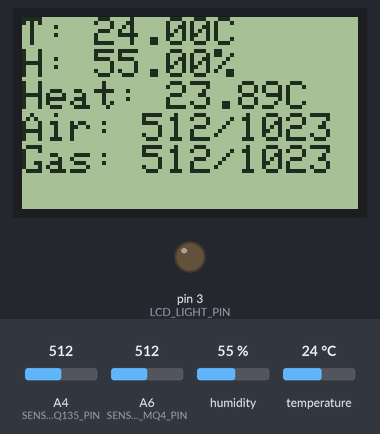
Recording of a sketch running on a simulated Arduino Nano, built with avr-gcc and run on an emulated ATmega328P. Shown: 84×48 one-colour display, output pins drawn as LEDs (lit = HIGH). Wiring (inferred from the names in the program): DHT22 sensor: data pin 2. The inputs (shaded band) are chosen by the test bench; at power-on: humidity 55 %, A4 (SENSOR_MQ135_PIN) = 512, A6 (SENSOR_MQ4_PIN) = 512, temperature 24 °C.

Above: at 2.2 s.
2.3 s: humidity set to 22 %
At 3.4 s:
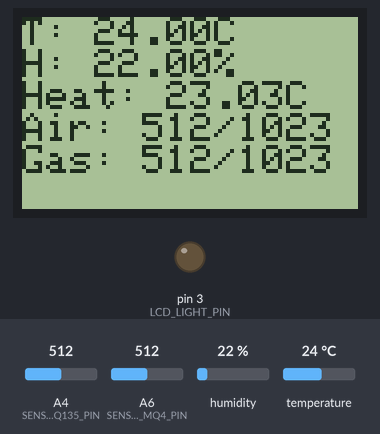
5.0 s: A4 (SENSOR_MQ135_PIN) set to 716
At 5.9 s:
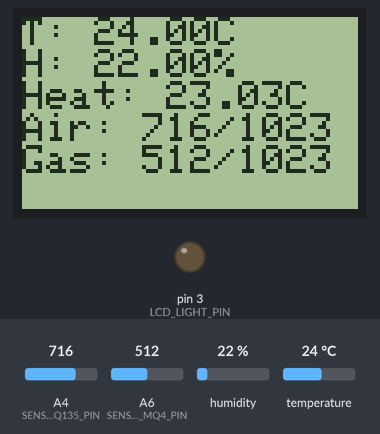
7.7 s: A6 (SENSOR_MQ4_PIN) set to 716
At 9.8 s:
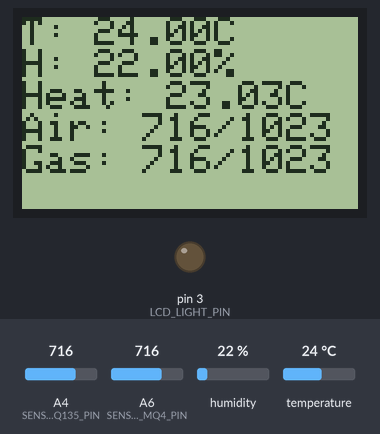
10.6 s: temperature set to 12 °C
At 12.3 s:
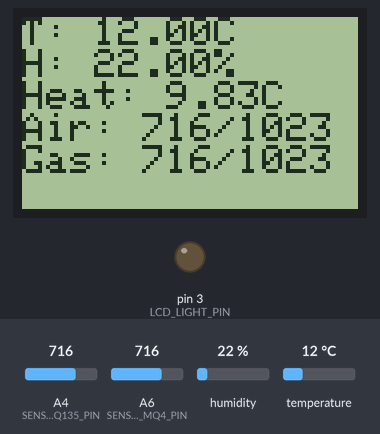
13.3 s: A4 (SENSOR_MQ135_PIN) set to 992
At 16.1 s:
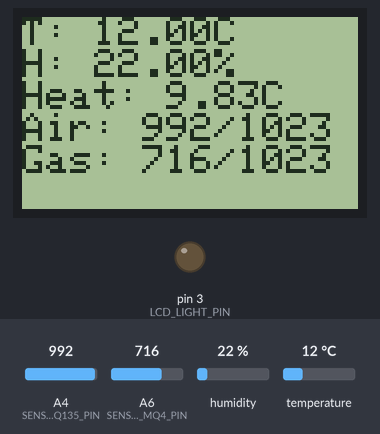
16.7 s: A6 (SENSOR_MQ4_PIN) set to 992
At 18.6 s:
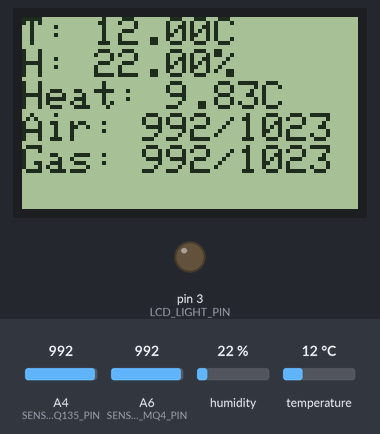
Timing chart, 0 to 20.1 s (numbered marks = the images above; inputs shaded):
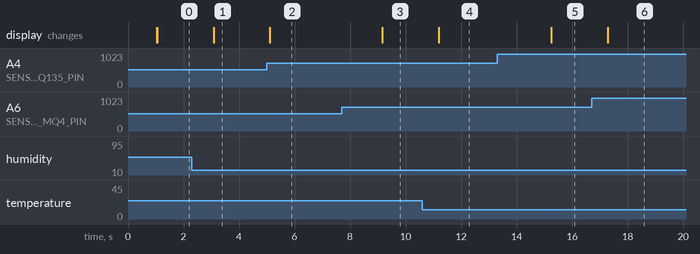

The sketch:

AirQualityInspector.ino
```cpp
#include <SPI.h>
#include <Adafruit_GFX.h>
#include <Adafruit_PCD8544.h>
Adafruit_PCD8544 display = Adafruit_PCD8544(4, 5, 6, 7, 8);
#define LCD_LIGHT_PIN 3

#define SENSOR_MQ135_PIN A4

#define SENSOR_MQ4_PIN A6

#include "DHT.h"
#define DHT22_PIN 2
DHT dht(DHT22_PIN, DHT22);

void setup() {
  // LCD Light control.
  pinMode(LCD_LIGHT_PIN, OUTPUT);
  digitalWrite(LCD_LIGHT_PIN, 0);
  delay(1000);

  // Init LCD.
  display.begin();
  display.setContrast(60);
  display.setTextSize(1);
  display.setTextColor(BLACK);

  // Init DHT22.
  dht.begin();
}

void loop() {
  // Read sensor values.
  int mq135Value = analogRead(SENSOR_MQ135_PIN);

  int mq4Value = analogRead(SENSOR_MQ4_PIN);

  float humidity = dht.readHumidity();
  float temperature = dht.readTemperature();
  float heatIndex = dht.computeHeatIndex(temperature, humidity, false);

  // Display the values.
  display.clearDisplay();

  display.setCursor(0, 0);

  display.print(F("T: "));
  display.print(temperature, 2);
  display.println(F("C  "));

  display.print(F("H: "));
  display.print(humidity, 2);
  display.println(F("%"));

  display.print(F("Heat: "));
  display.print(heatIndex, 2);
  display.println(F("C"));

  display.print(F("Air: "));
  display.print(mq135Value, DEC);
  display.println(F("/1023 "));

  display.print(F("Gas: "));
  display.print(mq4Value, DEC);
  display.println(F("/1023"));

  display.display();
  delay(2000);
}
```

Measured:
- after the input at 2.3 s, the display: changes after 0.78 s (image 1)
- after the input at 5.0 s, the display: changes after 0.11 s (image 2)
- after the input at 7.7 s, the display: changes after 1.5 s (image 3)
- after the input at 10.6 s, the display: changes after 0.59 s (image 4)
- after the input at 13.3 s, the display: changes after 1.9 s (image 5)
- after the input at 16.7 s, the display: changes after 0.57 s (image 6)
